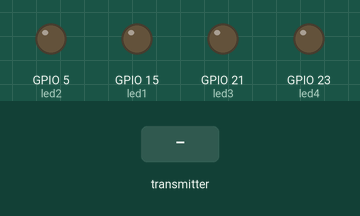
A sketch run on a simulated ESP32. Shown: output pins drawn as LEDs (lit = HIGH). The inputs (shaded band) are chosen by the test bench.

Above: at 1.2 s.
1.3 s: the transmitter starts sending switch1Value = 64
At 2.2 s:
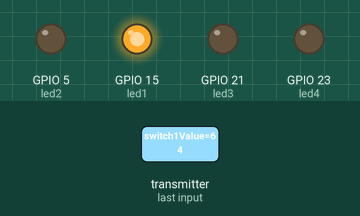
2.8 s: the transmitter starts sending switch2Value = 64
At 3.4 s:
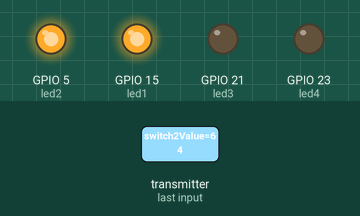
4.3 s: the transmitter starts sending switch3Value = 64
At 5.5 s:
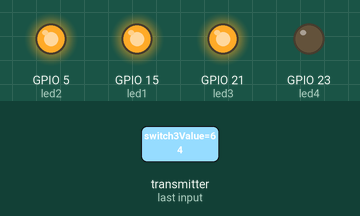
5.8 s: the transmitter starts sending switch4Value = 64
At 6.8 s:
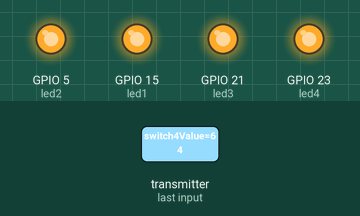
7.3 s: the transmitter starts sending switch1Value = 0
At 8.0 s:
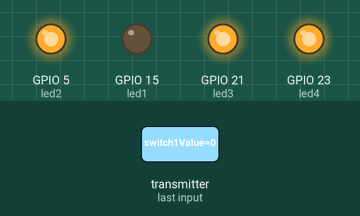
8.8 s: the transmitter starts sending switch2Value = 0
At 9.1 s:
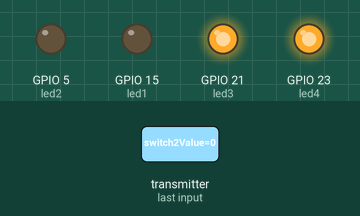
Timing chart, 0 to 11.3 s (numbered marks = the images above; inputs shaded):
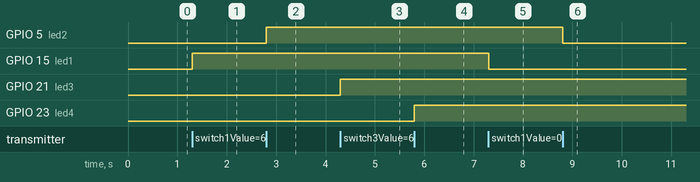

Measured:
- after the input at 1.3 s, GPIO 15 (led1): LOW → HIGH at once
- after the input at 2.8 s, GPIO 5 (led2): LOW → HIGH at once
- after the input at 4.3 s, GPIO 21 (led3): LOW → HIGH at once
- after the input at 5.8 s, GPIO 23 (led4): LOW → HIGH at once
- after the input at 7.3 s, GPIO 15 (led1): HIGH → LOW at once
- after the input at 8.8 s, GPIO 5 (led2): HIGH → LOW at once

The sketch:

Receiver_Code.ino
```cpp
#include <esp_now.h>
#include <WiFi.h>
#define SIGNAL_TIMEOUT 1000  // This is signal timeout in milli seconds. We will reset the data if no signal
unsigned long lastRecvTime = 0;

struct PacketData
{
  byte switch1Value;
  byte switch2Value;
  byte switch3Value;
  byte switch4Value;
};

PacketData receiverData;

int   led1 = 15;
int   led2 = 5;
int   led3 = 21;
int   led4 = 23;

//Assign default input received values
void setInputDefaultValues()
{
  receiverData.switch1Value = LOW;
  receiverData.switch2Value = LOW;
  receiverData.switch3Value = LOW;
  receiverData.switch4Value = LOW;
}

void mapAndWriteValues()
{
  digitalWrite(led1, receiverData.switch1Value);
  digitalWrite(led2, receiverData.switch2Value);
  digitalWrite(led3, receiverData.switch3Value);
  digitalWrite(led4, receiverData.switch4Value);
}

// callback function that will be executed when data is received
void OnDataRecv(const uint8_t * mac, const uint8_t *incomingData, int len)
{
  if (len == 0)
  {
    return;
  }
  memcpy(&receiverData, incomingData, sizeof(receiverData));
  mapAndWriteValues();
  lastRecvTime = millis();
}

void setUpPinModes()
{
  pinMode(led1, OUTPUT);
  pinMode(led2, OUTPUT);
  pinMode(led3, OUTPUT);
  pinMode(led4, OUTPUT);

  setInputDefaultValues();
  mapAndWriteValues();
}

void setup()
{
  setUpPinModes();

  Serial.begin(115200);
  WiFi.mode(WIFI_STA);

  // Init ESP-NOW
  if (esp_now_init() != ESP_OK)
  {
    Serial.println("Error initializing ESP-NOW");
    return;
  }

  esp_now_register_recv_cb(OnDataRecv);
}


void loop()
{
  //Check Signal lost.
  unsigned long now = millis();
  if ( now - lastRecvTime > SIGNAL_TIMEOUT )
  {
    setInputDefaultValues();
    mapAndWriteValues();
  }
}
```
